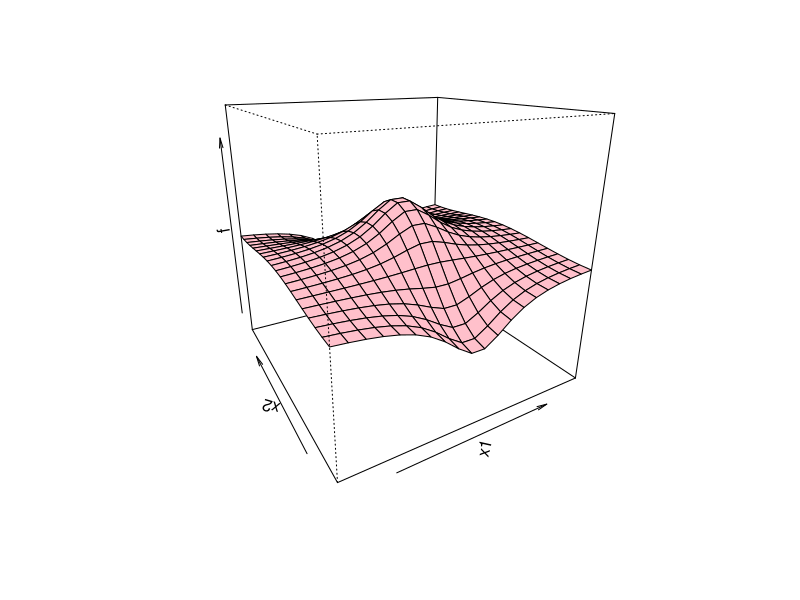
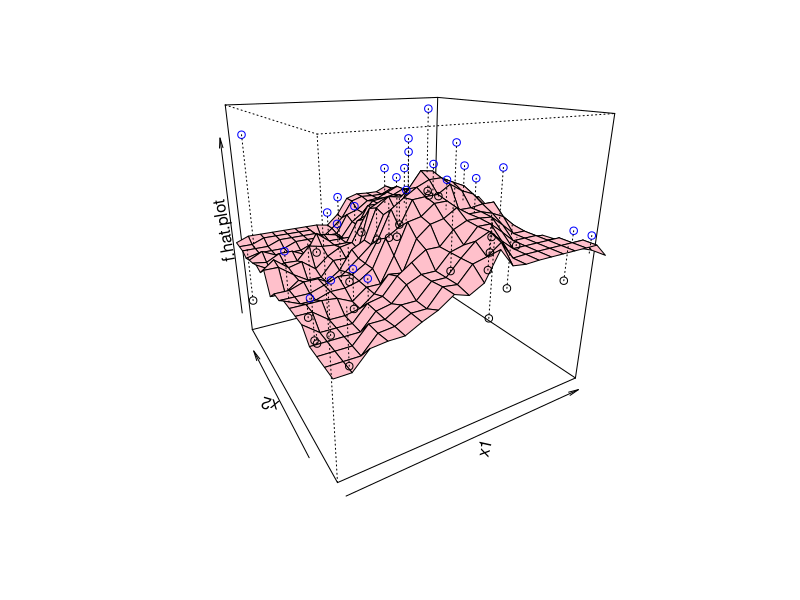

Here is the R script that generated these plots, in order:
## ---- chunk 1
knitr::opts_chunk$set(echo = TRUE)
## ---- chunk 2
# Tuning parameter k
k=10
# Plot refinement
refine <- 20
# Sample size
n=50

# Simulate data set Y = f(x) +error
set.seed(2)
x1=sample(seq(-pi,pi,length=200),n)
set.seed(5)
x2=sample(seq(-pi,pi,length=200),n)
y <- cos(x2)/(1+(x1)^2)+rnorm(n,1/10)
data.set <- cbind(x1,x2,y)

# head
head(data.set)
## ---- chunk 3
x1=seq(-pi,pi,length=refine)
x2=seq(-pi,pi,length=refine)
f=outer(x1,x2,function(x1,x2) cos(x2)/(1+x1^2))
persp(x1,x2,f,theta=-30,phi=20,col="pink",border="black",box=T,zlim = range(data.set[,"y"]))
## ---- chunk 4
# Write kNN reg funciton
kNN.Regression.2Features <- function(x.1,x.2,data=data.set,k=5) {
  
    # Define distances
  D <- sqrt((x.1-data[,"x1"])^2+(x.2-data[,"x2"])^2)

  # Find k-closest time points to x
  K.closest.neighbors <- order(D)[1:k]
  
  # Return the mean of the k-corresponding response values (approval ratings)
  y.hat <- mean(data[K.closest.neighbors,"y"])
  return(y.hat)
}
## ---- chunk 5
#######################################################
# Plot the surface f.hat  
#######################################################
# Compute f.hat grid to plot the function.  This is like the outer() function.  
x1 <- seq(-pi,pi,length=refine)
x2 <- seq(-pi,pi,length=refine)

f.hat.plot <- matrix(0,nrow=refine,ncol=refine) 
for (i in 1:refine) {
  for (j in 1:refine) {
    
    f.hat.plot[i,j] <-  kNN.Regression.2Features(x.1=x1[i],x.2=x2[j],k=k)
    
    
  }
}

# Compute y.hat values.  
y.hat.plot <- NULL
for (i in 1:length(data.set[,"x1"])) {
  
  
  y.hat.plot[i] <-  kNN.Regression.2Features(x.1=data.set[i,"x1"],x.2=data.set[i,"x2"],k=k)
  
}

# Check if residuals are above or below the estimated surface.  (Just for esthetics in the plot)
above <- ifelse(y.hat.plot<=data.set[,"y"],T,F)
below <- ifelse(y.hat.plot<=data.set[,"y"],F,T)

# Plot f.hat with the actual data.  
kNN.reg.plot <- persp(x1,x2,f.hat.plot,theta=-30,phi=20,xlim = range(data.set[,"x1"]),ylim = range(data.set[,"x2"]),zlim = range(data.set[,"y"]),col="pink",border="black",box=T)
f_hat_above <- trans3d(data.set[above,"x1"],data.set[above,"x2"],data.set[above,"y"],pmat=kNN.reg.plot)
points(f_hat_above,col="blue")
f_hat_below <- trans3d(data.set[below,"x1"],data.set[below,"x2"],data.set[below,"y"],pmat=kNN.reg.plot)
points(f_hat_below,col="black")

# Vertical lines from the response values to the estimated function.  
for (k in 1:length(data.set[,"x1"])) {
  vert <- trans3d(c(data.set[k,"x1"],data.set[k,"x1"]),c(data.set[k,"x2"],data.set[k,"x2"]),c(data.set[k,"y"],y.hat.plot[k]),pmat=kNN.reg.plot)
  lines(vert,col="black",lty=3)
}
